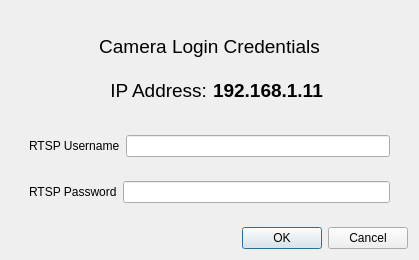
<?xml version="1.0" encoding="UTF-8"?>
<ui version="4.0">
 <class>RTSPCredentials</class>
 <widget class="QDialog" name="RTSPCredentials">
  <property name="geometry">
   <rect>
    <x>0</x>
    <y>0</y>
    <width>419</width>
    <height>260</height>
   </rect>
  </property>
  <property name="windowTitle">
   <string>Dialog</string>
  </property>
  <layout class="QVBoxLayout" name="verticalLayout">
   <item>
    <widget class="QWidget" name="widget" native="true">
     <layout class="QVBoxLayout" name="verticalLayout_2">
      <item>
       <widget class="QWidget" name="widget_4" native="true">
        <layout class="QVBoxLayout" name="verticalLayout_3">
         <item>
          <widget class="QLabel" name="label_3">
           <property name="font">
            <font>
             <pointsize>14</pointsize>
            </font>
           </property>
           <property name="text">
            <string>Camera Login Credentials</string>
           </property>
           <property name="alignment">
            <set>Qt::AlignCenter</set>
           </property>
          </widget>
         </item>
         <item>
          <widget class="QWidget" name="widget_5" native="true">
           <property name="font">
            <font>
             <pointsize>14</pointsize>
             <weight>50</weight>
             <bold>false</bold>
            </font>
           </property>
           <layout class="QHBoxLayout" name="horizontalLayout_3">
            <item>
             <widget class="QLabel" name="label_4">
              <property name="font">
               <font>
                <pointsize>14</pointsize>
                <weight>50</weight>
                <bold>false</bold>
               </font>
              </property>
              <property name="text">
               <string>IP Address:</string>
              </property>
              <property name="alignment">
               <set>Qt::AlignRight|Qt::AlignTrailing|Qt::AlignVCenter</set>
              </property>
             </widget>
            </item>
            <item>
             <widget class="QLabel" name="ipAddressLabel">
              <property name="font">
               <font>
                <pointsize>14</pointsize>
                <weight>75</weight>
                <bold>true</bold>
               </font>
              </property>
              <property name="text">
               <string>192.168.1.11</string>
              </property>
             </widget>
            </item>
           </layout>
          </widget>
         </item>
        </layout>
       </widget>
      </item>
      <item>
       <widget class="QWidget" name="widget_2" native="true">
        <property name="sizePolicy">
         <sizepolicy hsizetype="Preferred" vsizetype="Fixed">
          <horstretch>0</horstretch>
          <verstretch>0</verstretch>
         </sizepolicy>
        </property>
        <layout class="QHBoxLayout" name="horizontalLayout">
         <item>
          <widget class="QLabel" name="label">
           <property name="text">
            <string>RTSP Username</string>
           </property>
          </widget>
         </item>
         <item>
          <widget class="QLineEdit" name="usernameLineEdit"/>
         </item>
        </layout>
       </widget>
      </item>
      <item>
       <widget class="QWidget" name="widget_3" native="true">
        <property name="sizePolicy">
         <sizepolicy hsizetype="Preferred" vsizetype="Fixed">
          <horstretch>0</horstretch>
          <verstretch>0</verstretch>
         </sizepolicy>
        </property>
        <layout class="QHBoxLayout" name="horizontalLayout_2">
         <item>
          <widget class="QLabel" name="label_2">
           <property name="text">
            <string>RTSP Password</string>
           </property>
          </widget>
         </item>
         <item>
          <widget class="QLineEdit" name="passwordLineEdit">
           <property name="echoMode">
            <enum>QLineEdit::Password</enum>
           </property>
          </widget>
         </item>
        </layout>
       </widget>
      </item>
     </layout>
    </widget>
   </item>
   <item>
    <widget class="QDialogButtonBox" name="credentialsButtonBox">
     <property name="orientation">
      <enum>Qt::Horizontal</enum>
     </property>
     <property name="standardButtons">
      <set>QDialogButtonBox::Cancel|QDialogButtonBox::Ok</set>
     </property>
    </widget>
   </item>
  </layout>
 </widget>
 <resources/>
 <connections/>
</ui>
